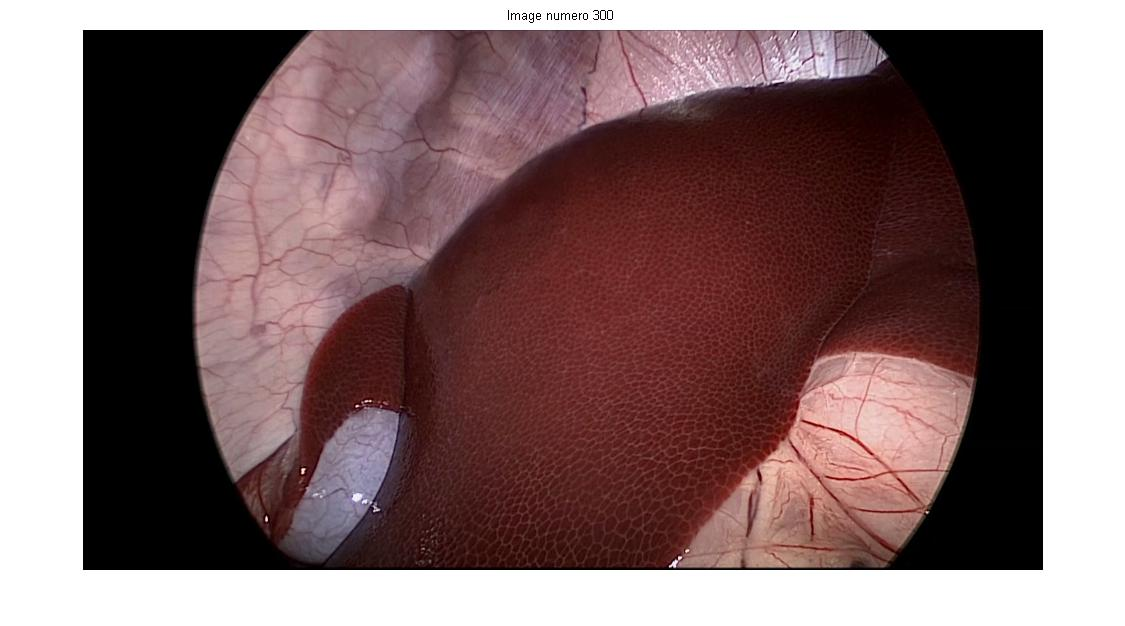
%> input picture image300_respiration.jpg, 1125 x 626 px
$ octave --eval "result = gradient_sobel(imread('image300_respiration.jpg'));"   (GNU Octave 9; MATLAB toolbox functions it lacks are replaced by stand-ins)
%> lines starting %> are read from the running program, lines starting %| are printed output that depends on the picture
% ----- Calcul du gradient avec l'information d'intensite
function [ grad_Ix1 , grad_Iy1 ] = gradient_sobel( grey_image )

h  = fspecial('sobel');
grad_y = imfilter( grey_image , h  , 'replicate' );
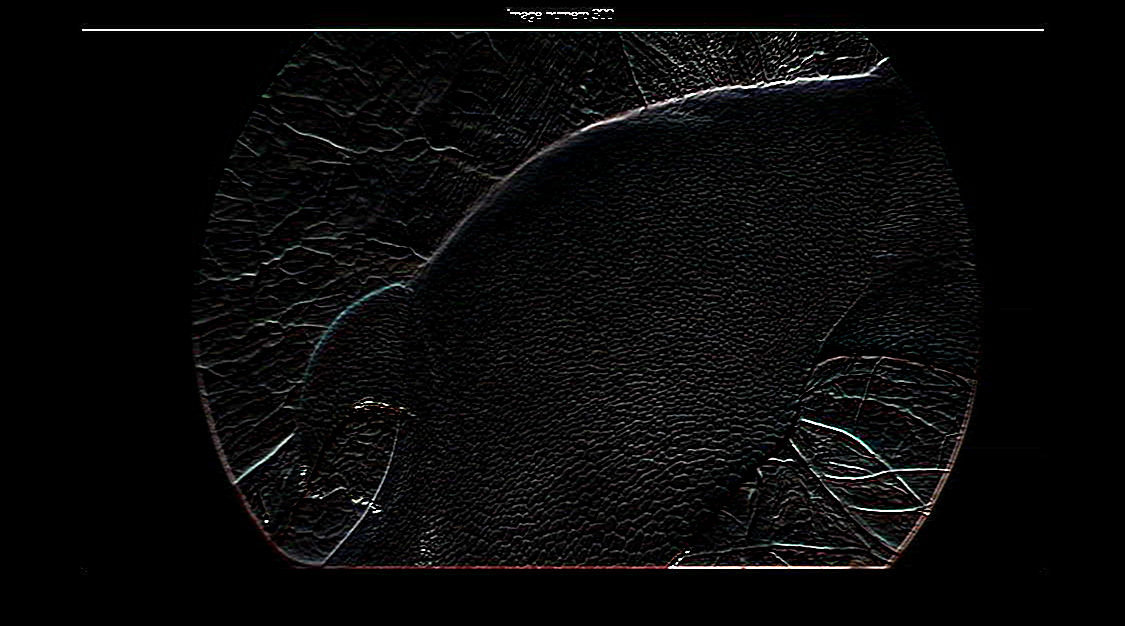
%> grad_y: size 626x1125x3 uint8; mean R, G, B 9.3, 9.2, 9.2
grad_x = imfilter( grey_image , h' , 'replicate' );
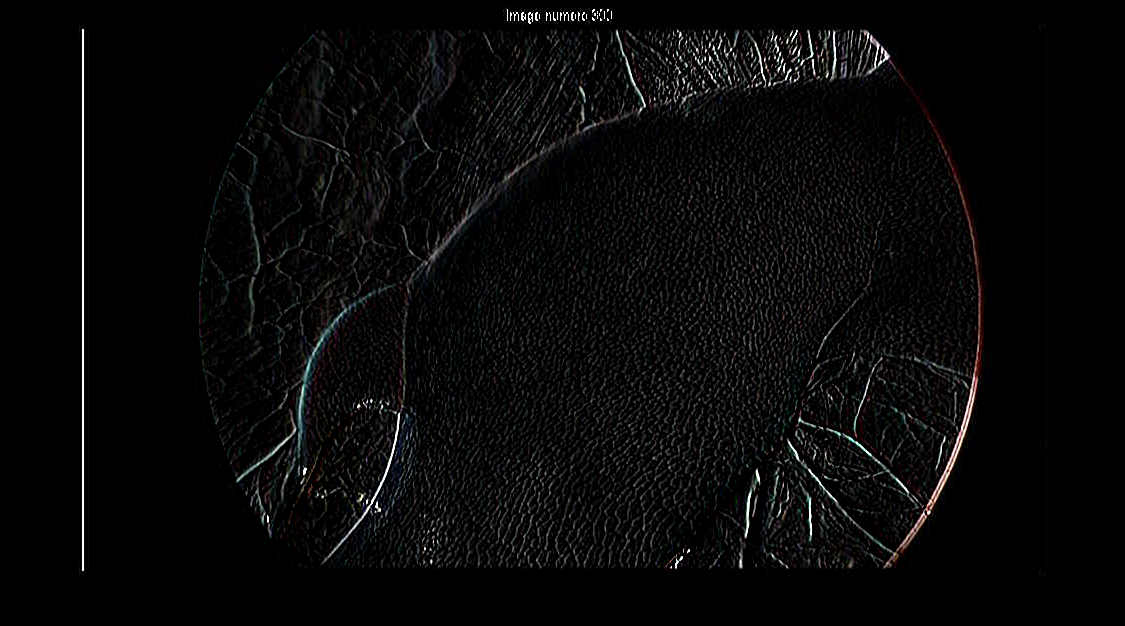
%> grad_x: size 626x1125x3 uint8; mean R, G, B 8.3, 8.2, 8.2

% [11 lines of commented-out code are left out]
tailleGrad = size(grad_x);
%> tailleGrad = [626 1125 3]
gradIxDim = grad_x(2:(tailleGrad(1,1)-1) , 2:(tailleGrad(1,2)-1));
gradIyDim = grad_y(2:(tailleGrad(1,1)-1) , 2:(tailleGrad(1,2)-1));
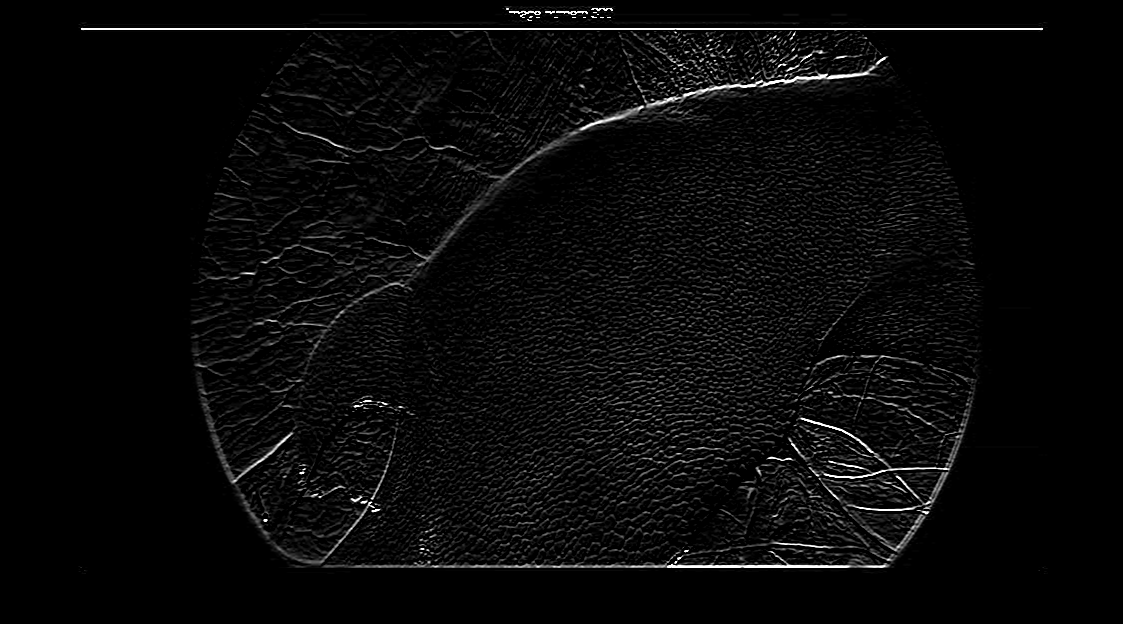
%> gradIyDim: size 624x1123 uint8; min 0, max 255, mean 9.3
dim = size(gradIxDim);
%> dim = [624 1123]
% Modifier la taille de la matrice: créer un vecteur ligne
grad_Ix1 = reshape(gradIxDim,dim(1,1)*dim(1,2),1);
grad_Iy1 = reshape(gradIyDim,dim(1,1)*dim(1,2),1);


end

$ run again, on imageOriginale_respiration.jpg
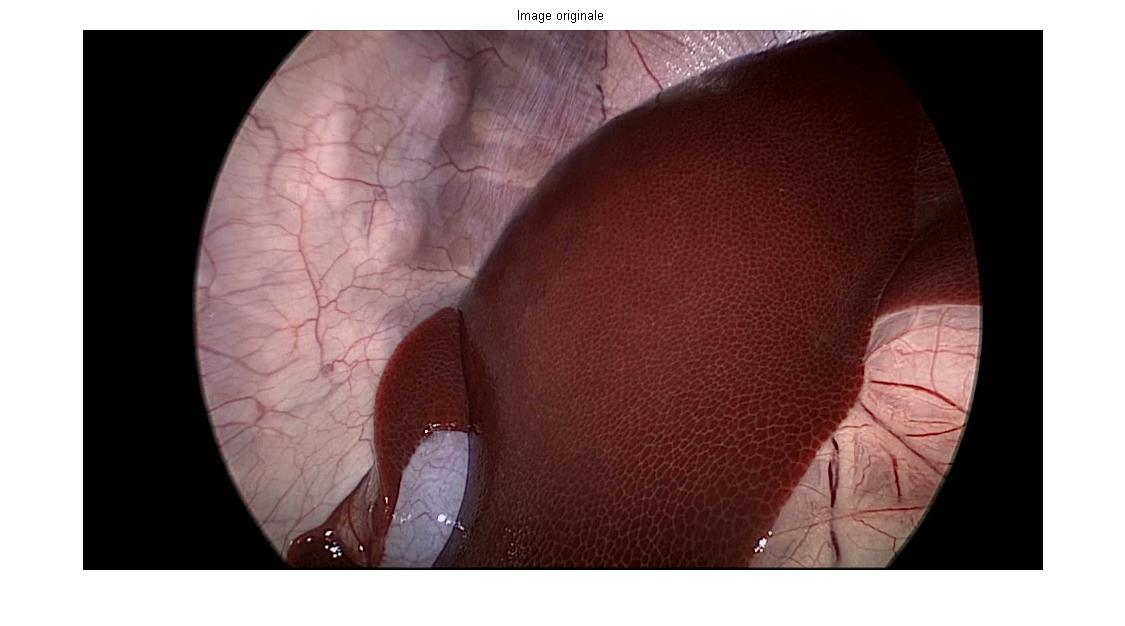
%> input picture imageOriginale_respiration.jpg, 1125 x 626 px
%> in gradient_sobel, `grad_x = imfilter( grey_image , h' , 'replicate' );`:
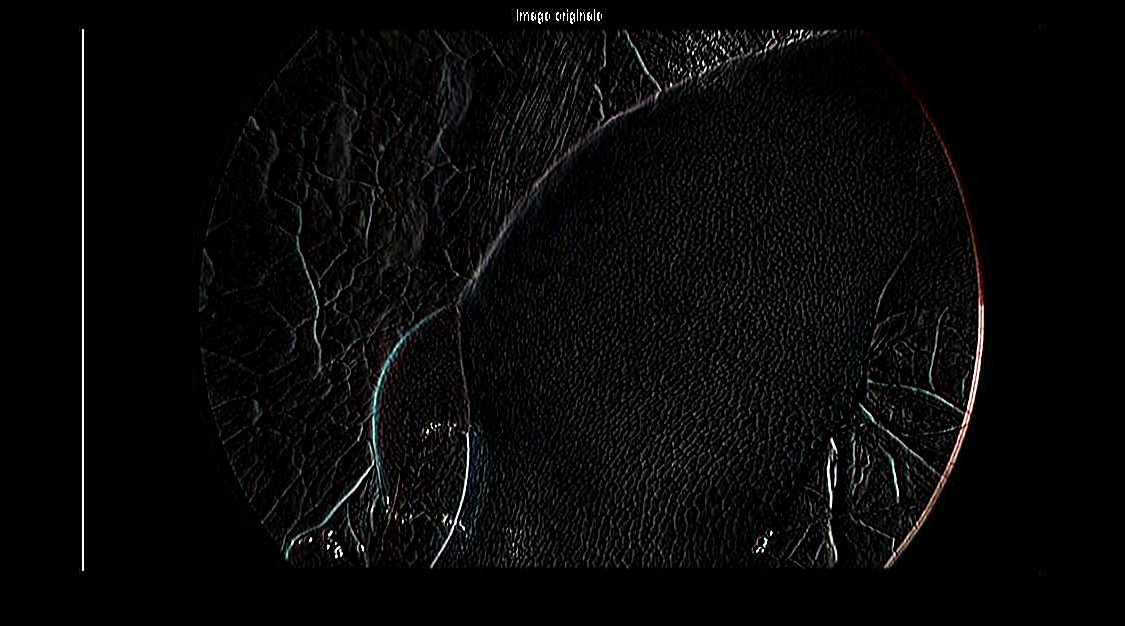
%> grad_x: size 626x1125x3 uint8; mean R, G, B 8.2, 8.1, 8.1
%> in gradient_sobel, `gradIyDim = grad_y(2:(tailleGrad(1,1)-1) , 2:(tailleGrad(1,2)-1));`:
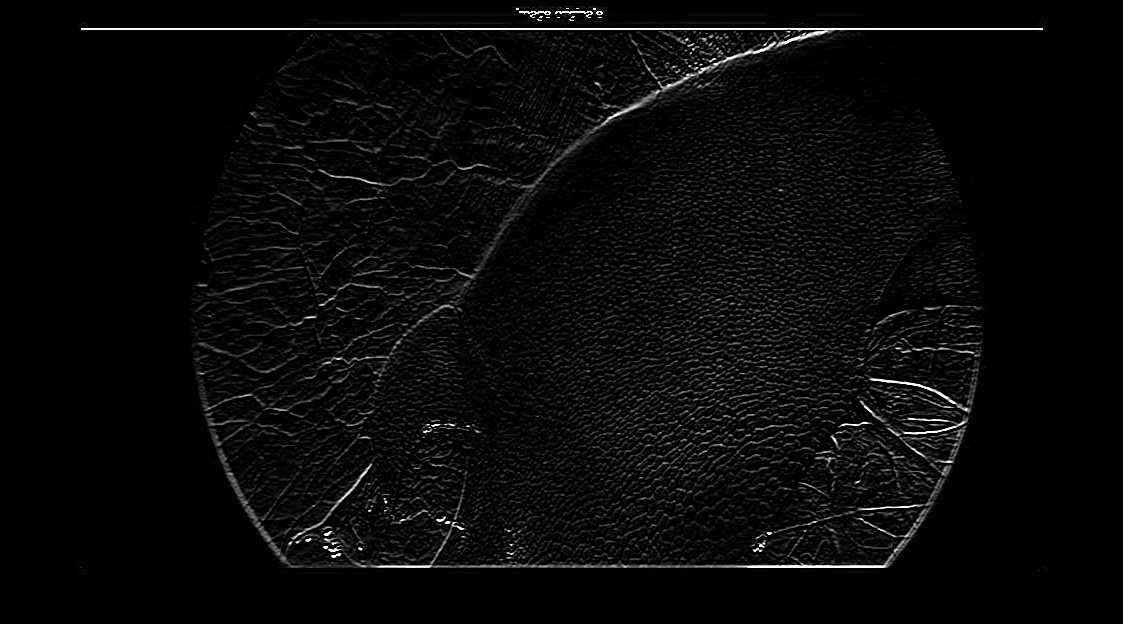
%> gradIyDim: size 624x1123 uint8; min 0, max 255, mean 8.8
